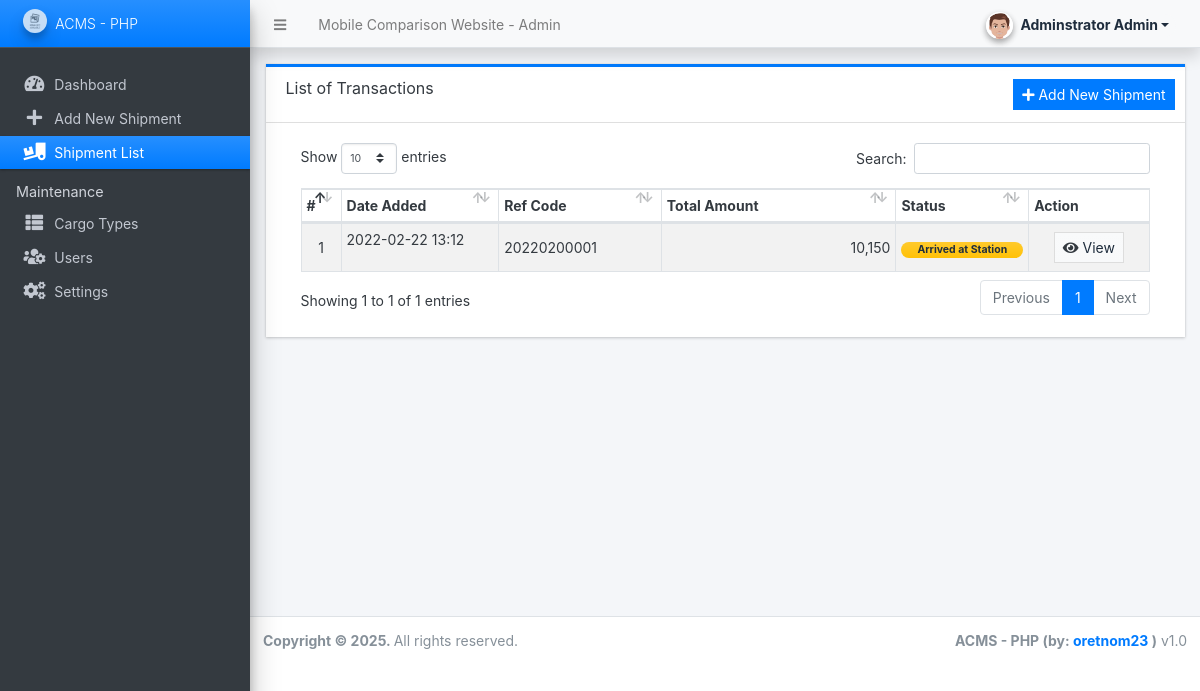
The app's page /admin/?page=transactions (signed in) with its own data.
### tables this page shows
CREATE TABLE `cargo_list` (
  `id` int(30) NOT NULL,
  `ref_code` varchar(100) NOT NULL,
  `shipping_type` int(1) NOT NULL DEFAULT 1 COMMENT '1 = city to city,\r\n2 = state to state,\r\n3 = country to country',
  `total_amount` double NOT NULL DEFAULT 0,
  `status` tinyint(1) NOT NULL DEFAULT 0 COMMENT '0 = pending,\r\n1 = In-Transit,\r\n2 = Arrived at Station,\r\n3 = Out for Delivery,\r\n4 = Delivered',
  `date_created` datetime NOT NULL DEFAULT current_timestamp(),
  `date_updated` datetime DEFAULT NULL ON UPDATE current_timestamp()
);

### config.php (called while the page is built, shortened)
<?php
function format_num($number = '' , $decimal = ''){
    if(is_numeric($number)){
        $ex = explode(".",$number);
        $decLen = isset($ex[1]) ? strlen($ex[1]) : 0;
        if(is_numeric($decimal)){
            return number_format($number,$decimal);
        }else{
            return number_format($number,$decLen);
        }
    }else{
        return "Invalid Input";
    }
}
?>

### admin/transactions/index.php (the view, shortened to what this page needs)
<div class="card card-outline rounded-0 card-primary">
	<div class="card-header">
		<h3 class="card-title">List of Transactions</h3>
		<div class="card-tools">
			<a class="btn btn-sm btn-flat btn-primary" id="create_new" href="./?page=transactions/manage_transaction"><i class="fa fa-plus"></i> Add New Shipment</a>
		</div>
	</div>
	<div class="card-body">
		<div class="container-fluid">
        <div class="container-fluid">
			<table class="table table-hover table-striped table-bordered">
				<colgroup>
					<col width="5%">
					<col width="20%">
					<col width="20%">
					<col width="30%">
					<col width="10%">
					<col width="15%">
				</colgroup>
				<thead>
					<tr>
						<th>#</th>
						<th>Date Added</th>
						<th>Ref Code</th>
						<th>Total Amount</th>
						<th>Status</th>
						<th>Action</th>
					</tr>
				</thead>
				<tbody>
					<?php
					$i = 1;
						$qry = $conn->query("SELECT * FROM `cargo_list` order by unix_timestamp(date_created) desc ");
						while($row = $qry->fetch_assoc()):
					?>
						<tr>
							<td class="text-center"><?php echo $i++; ?></td>
							<td><?= date("Y-m-d H:i", strtotime($row['date_created'])) ?></p></td>
							<td><p class="m-0 truncate-1"><?= $row['ref_code'] ?></p></td>
							<td><p class="m-0 truncate-1 text-right"><?= format_num($row['total_amount']) ?></p></td>
							<td class="text-center">
                                <?php if($row['status'] == 1): ?>
                                    <span class="badge badge-primary bg-gradient-primary px-3 rounded-pill">In-Transit</span>
								<?php elseif($row['status'] == 2): ?>
                                    <span class="badge badge-warning bg-gradient-warning px-3 rounded-pill">Arrived at Station</span>
								<?php elseif($row['status'] == 3): ?>
                                    <span class="badge badge-light bg-gradient-light border px-3 rounded-pill">Out for Delivery</span>
								<?php elseif($row['status'] == 4): ?>
                                    <span class="badge badge-success bg-gradient-success px-3 rounded-pill">Delivered</span>
                                <?php else: ?>
                                    <span class="badge badge-secondary bg-gradient-secondary px-3 rounded-pill">Pending</span>
                                <?php endif; ?>
                            </td>
							<td align="center">
								<a class="btn btn-default bg-gradient-light btn-flat btn-sm" href="?page=transactions/view_transaction&id=<?php echo $row['id'] ?>"><span class="fa fa-eye text-dark"></span> View</a>
							</td>
						</tr>
					<?php endwhile; ?>
				</tbody>
			</table>
		</div>
		</div>
	</div>
</div>

### records on screen
cargo_list: date_created "2022-02-22 13:12", ref_code "20220200001", total_amount "10,150", status "Arrived at Station"

### other values on screen
$_settings->info('name') "Mobile Comparison Website"
$_settings->userdata('firstname').' '.$_settings->userdata('lastname') "Adminstrator Admin"
$_settings->info('short_name') "ACMS - PHP"
